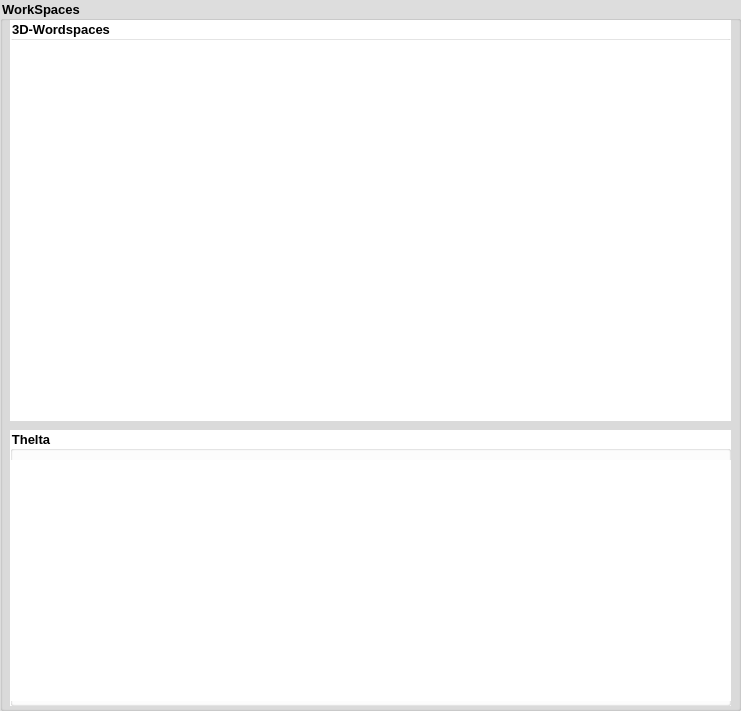
   <widget class="QGroupBox" name="groupBox_4">
    <property name="geometry">
     <rect>
      <x>430</x>
      <y>10</y>
      <width>741</width>
      <height>711</height>
     </rect>
    </property>
    <property name="font">
     <font>
      <pointsize>10</pointsize>
      <weight>75</weight>
      <bold>true</bold>
     </font>
    </property>
    <property name="styleSheet">
     <string notr="true">
background-color: rgb(221, 221, 221);</string>
    </property>
    <property name="title">
     <string>WorkSpaces</string>
    </property>
    <widget class="QGroupBox" name="groupBox_9">
     <property name="geometry">
      <rect>
       <x>10</x>
       <y>430</y>
       <width>721</width>
       <height>276</height>
      </rect>
     </property>
     <property name="font">
      <font>
       <pointsize>10</pointsize>
       <weight>75</weight>
       <bold>true</bold>
      </font>
     </property>
     <property name="styleSheet">
      <string notr="true">background-color: rgb(255, 255, 255);</string>
     </property>
     <property name="title">
      <string>Thelta</string>
     </property>
     <widget class="QWidget" name="verticalLayoutWidget">
      <property name="geometry">
       <rect>
        <x>0</x>
        <y>30</y>
        <width>721</width>
        <height>241</height>
       </rect>
      </property>
      <layout class="QVBoxLayout" name="layout_2D"/>
     </widget>
    </widget>
    <widget class="QGroupBox" name="groupBox_10">
     <property name="geometry">
      <rect>
       <x>10</x>
       <y>20</y>
       <width>721</width>
       <height>401</height>
      </rect>
     </property>
     <property name="font">
      <font>
       <pointsize>10</pointsize>
       <weight>75</weight>
       <bold>true</bold>
      </font>
     </property>
     <property name="styleSheet">
      <string notr="true">background-color: rgb(255, 255, 255);</string>
     </property>
     <property name="title">
      <string>3D-Wordspaces</string>
     </property>
     <widget class="QWidget" name="verticalLayoutWidget_3">
      <property name="geometry">
       <rect>
        <x>0</x>
        <y>20</y>
        <width>721</width>
        <height>381</height>
       </rect>
      </property>
      <layout class="QVBoxLayout" name="Form_3d_layout"/>
     </widget>
    </widget>
   </widget>
